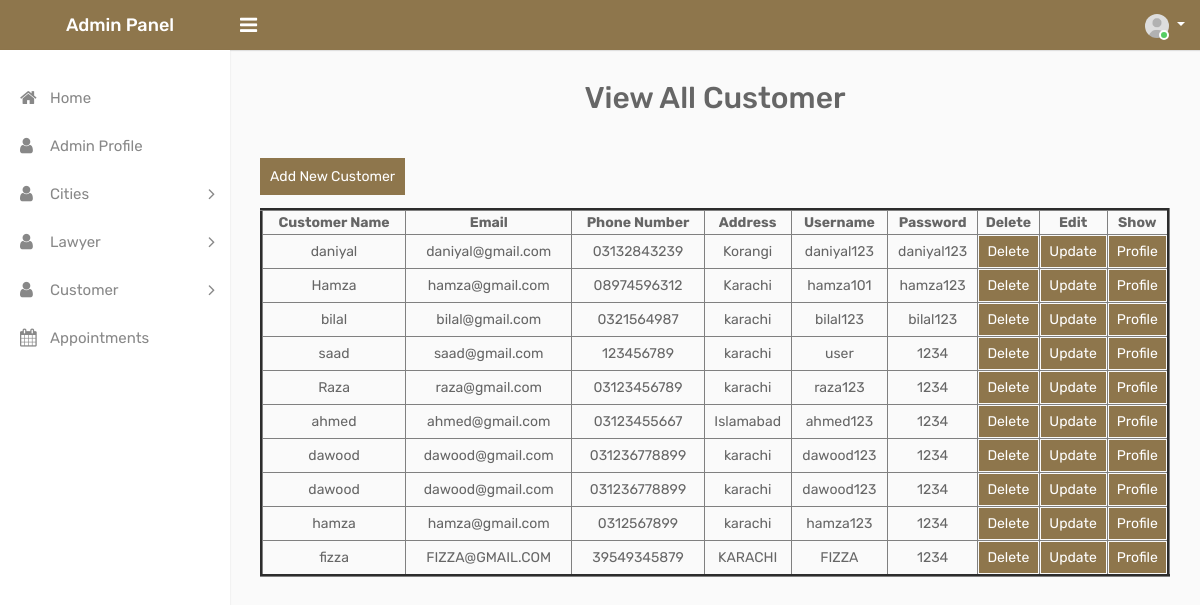
The page /admin/fetch-customer.php on the database its author committed.
### tables this page shows
CREATE TABLE `tbl_customer` (
  `p_id` int(11) NOT NULL,
  `p_name` varchar(50) NOT NULL,
  `p_email` varchar(50) NOT NULL,
  `p_phone` varchar(50) NOT NULL,
  `p_address` varchar(200) NOT NULL,
  `p_username` varchar(50) NOT NULL,
  `p_password` varchar(50) NOT NULL
);

### admin/fetch-customer.php (the view, shortened to what this page needs)
<?php
    include("connection.php");
    $query = "SELECT * FROM tbl_customer";
    $result = mysqli_query($connection,$query);
?>
<!DOCTYPE html>
<html lang="en">
<head>
    <link rel="stylesheet" type="text/css" href="css/bootstrap.min.css">
    <link rel="stylesheet" type="text/css" href="css/font-awesome.min.css">
    <link rel="stylesheet" type="text/css" href="css/style.css">
</head>
<body>
    <div class="main-wrapper">
    <?php
            include('header.php');
            include('sidebar.php');
        ?>
        <div class="page-wrapper">
            <div class="content">
                    <h2 style="text-align: center;">View All Customer</h2>
                    <br><br>
                    <a href="add-new-customer.php" style="background-color: #8e764c; color: #fff; padding: 10px;">
                        Add New Customer
                    </a>
                    <br><br>
                    <table border="3" style="width: 100%; text-align:center">
                        <thead>
                            <tr>
                                <th>Customer Name</th>
                                <th>Email</th>
                                <th>Phone Number</th>
                                <th>Address</th>
                                <th>Username</th>
                                <th>Password</th>
                                <th>Delete</th>
                                <th>Edit</th>
                                <th>Show</th>
                            </tr>
                        </thead>
                        <tbody>
                            <?php
                                foreach($result as $row)
                                {
                                    echo "<tr>";
                                        echo "<td>$row[p_name]</td>";
                                        echo "<td>$row[p_email]</td>";
                                        echo "<td>$row[p_phone]</td>";
                                        echo "<td>$row[p_address]</td>";
                                        echo "<td>$row[p_username]</td>";
                                        echo "<td>$row[p_password]</td>";
                                       echo "<td>
                                        <a href='delete-customer.php?pid=$row[p_id]' style='background-color: #8e764c; text-align:center; color: #fff; padding: 5px 2px; display: block;'>Delete</a>
                                        </td>";
                                        echo
                                        "<td>
                                        <a href='edit-customer.php?pid=$row[p_id]'
                                        style='background-color: #8e764c; text-align:center; color: #fff; padding: 5px 2px; display: block;'>Update</a>
                                        </td>";
                                        echo
                                        "<td>
                                        <a href='customer-profile.php?did=$row[p_id]' style='background-color: #8e764c; text-align:center; color: #fff; padding: 5px 2px; display: block;'>Profile</a>
                                        </td>";
                                        echo "</tr>";
                                }
                            ?>
                        </tbody>
                    </table>
        </div>
    </div>
</body>
</html>

### rows shown on the page
tbl_customer: p_name "daniyal", p_email "daniyal@gmail.com", p_phone "03132843239", p_address "Korangi", p_username "daniyal123", p_password "daniyal123"
tbl_customer: p_name "Hamza", p_email "hamza@gmail.com", p_phone "08974596312", p_address "Karachi", p_username "hamza101", p_password "hamza123"
tbl_customer: p_name "bilal", p_email "bilal@gmail.com", p_phone "0321564987", p_address "karachi", p_username "bilal123", p_password "bilal123"
tbl_customer: p_name "saad", p_email "saad@gmail.com", p_phone "123456789", p_address "karachi", p_username "user", p_password "1234"
tbl_customer: p_name "Raza", p_email "raza@gmail.com", p_phone "03123456789", p_address "karachi", p_username "raza123", p_password "1234"
tbl_customer: p_name "ahmed", p_email "ahmed@gmail.com", p_phone "03123455667", p_address "Islamabad", p_username "ahmed123", p_password "1234"
tbl_customer: p_name "dawood", p_email "dawood@gmail.com", p_phone "031236778899", p_address "karachi", p_username "dawood123", p_password "1234"
tbl_customer: p_name "dawood", p_email "dawood@gmail.com", p_phone "031236778899", p_address "karachi", p_username "dawood123", p_password "1234"
tbl_customer: p_name "hamza", p_email "hamza@gmail.com", p_phone "0312567899", p_address "karachi", p_username "hamza123", p_password "1234"
tbl_customer: p_name "fizza", p_email "FIZZA@GMAIL.COM", p_phone "39549345879", p_address "KARACHI", p_username "FIZZA", p_password "1234"
